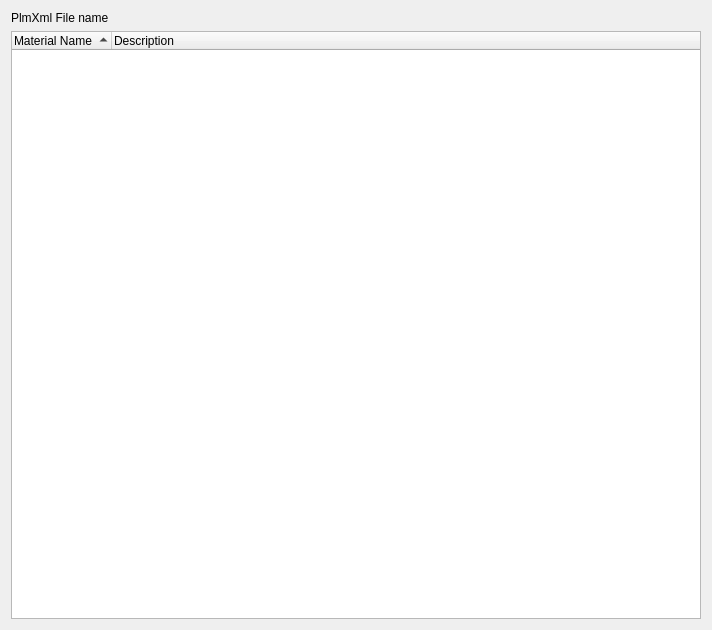
<?xml version="1.0" encoding="UTF-8"?>
<ui version="4.0">
 <class>welcome</class>
 <widget class="QWidget" name="welcome">
  <property name="geometry">
   <rect>
    <x>0</x>
    <y>0</y>
    <width>712</width>
    <height>630</height>
   </rect>
  </property>
  <property name="windowTitle">
   <string>Form</string>
  </property>
  <layout class="QVBoxLayout" name="verticalLayout">
   <item>
    <widget class="QLabel" name="headline_label">
     <property name="styleSheet">
      <string notr="true">* {font-family: &quot;Segoe UI Light&quot;;}</string>
     </property>
     <property name="text">
      <string>PlmXml File name</string>
     </property>
    </widget>
   </item>
   <item>
    <widget class="QTreeWidget" name="treeWidget">
     <property name="sortingEnabled">
      <bool>true</bool>
     </property>
     <column>
      <property name="text">
       <string>Material Name</string>
      </property>
     </column>
     <column>
      <property name="text">
       <string>Description</string>
      </property>
     </column>
    </widget>
   </item>
  </layout>
 </widget>
 <resources>
  <include location="res/gui_resource.qrc"/>
 </resources>
 <connections/>
</ui>
